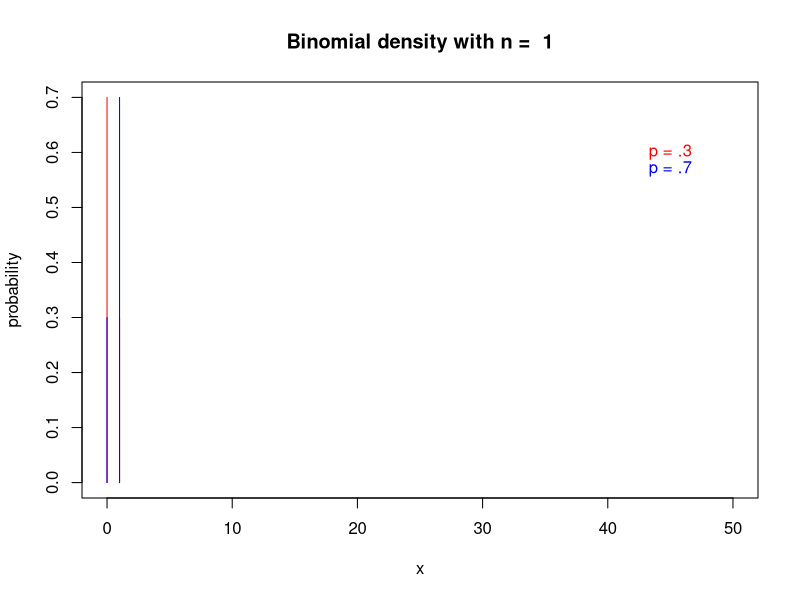
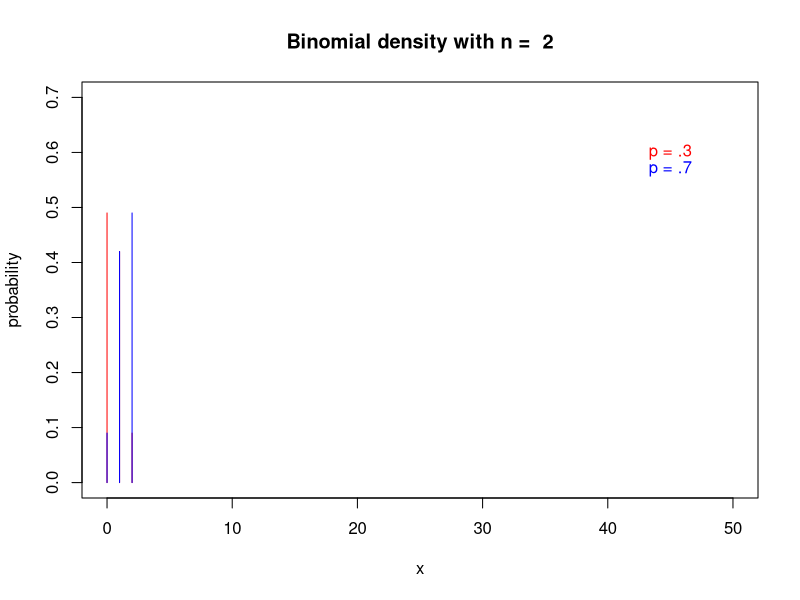
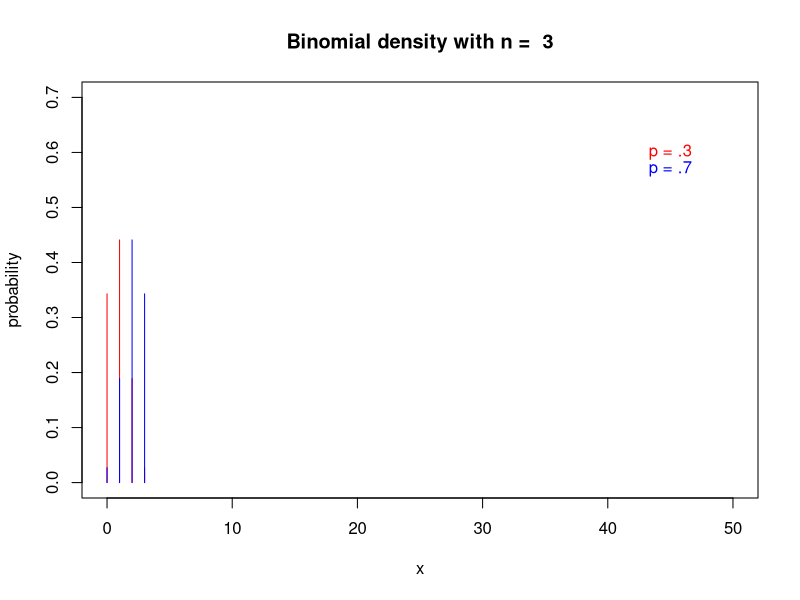
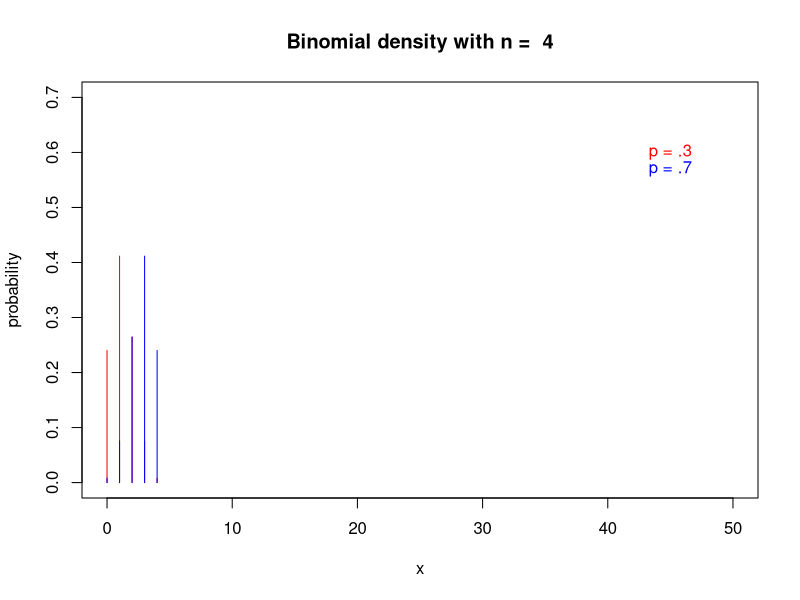
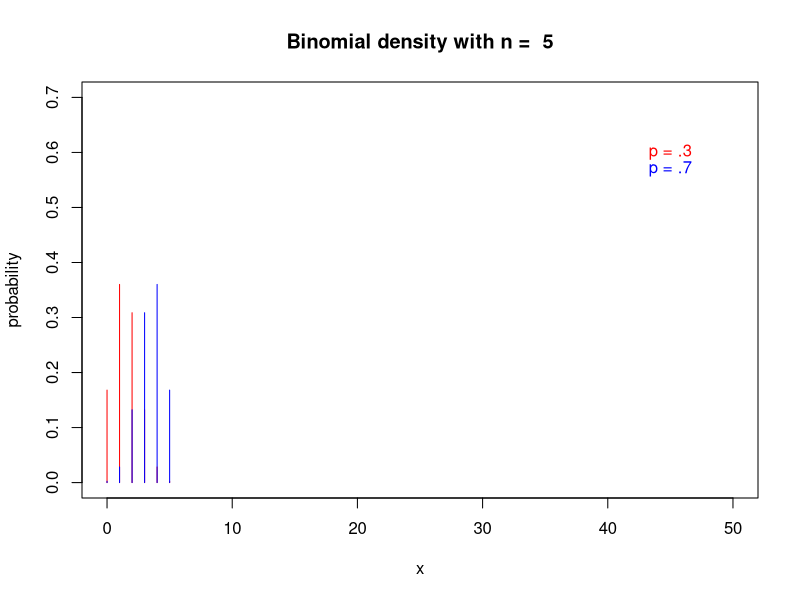
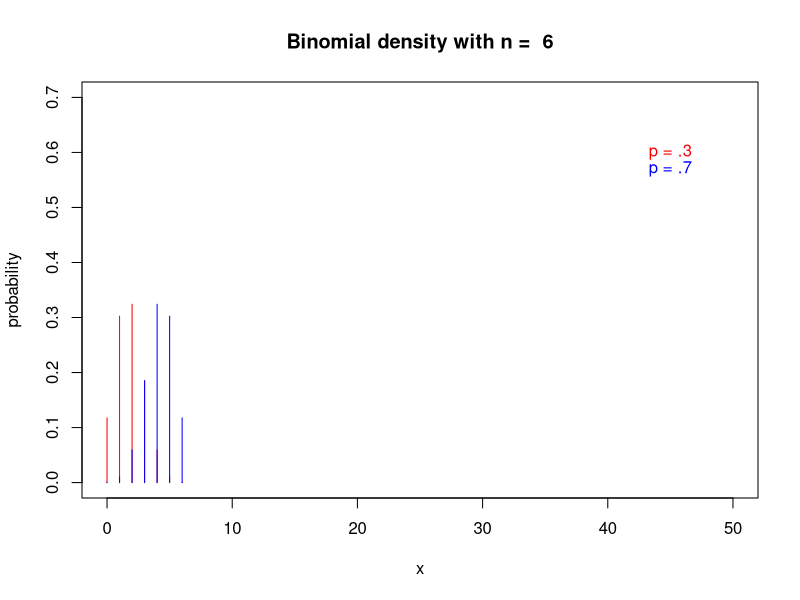
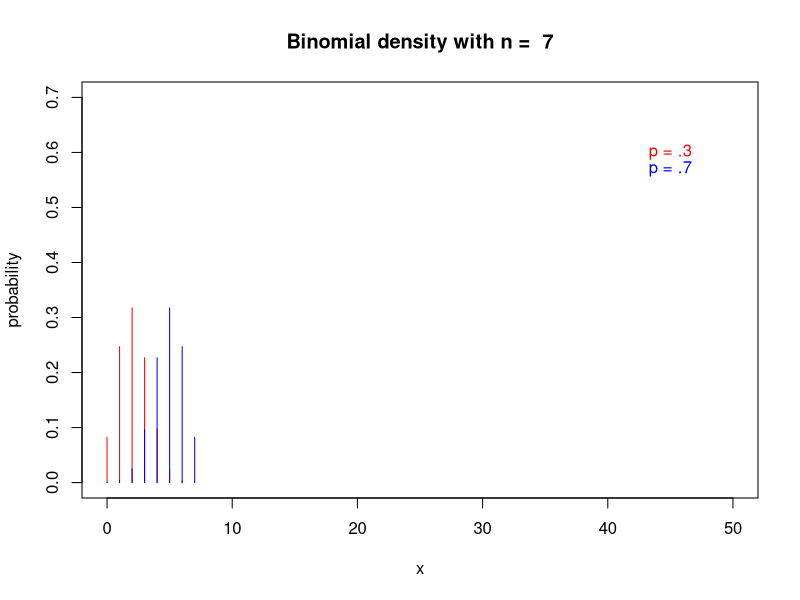
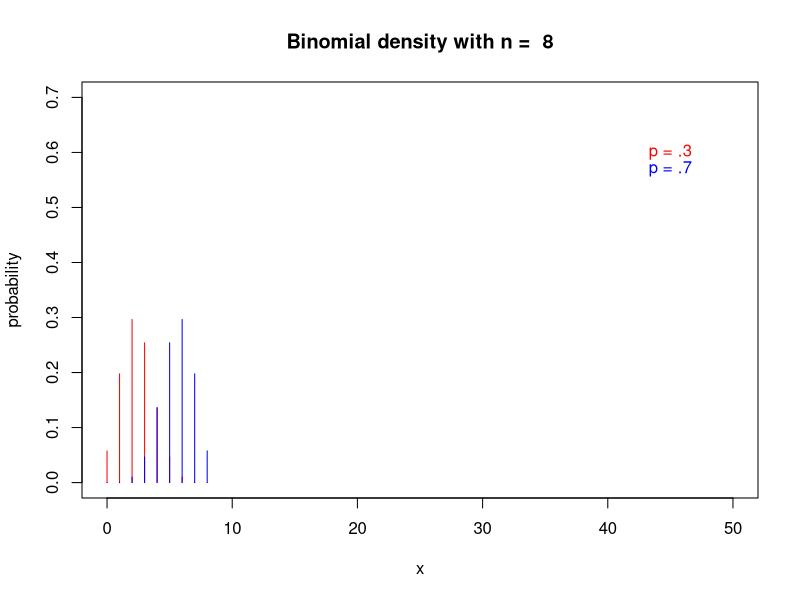

R code for these plots, in order: (Note: this script raises an error after producing the figures.)
frames = 50

for(i in 1:frames){
  # creating a name for each plot file with leading zeros
  if (i < 10) {name = paste('000',i,'plot.png',sep='')}
  if (i < 100 && i >= 10) {name = paste('00',i,'plot.png', sep='')}
  if (i >= 100) {name = paste('0', i,'plot.png', sep='')}
  
  x = seq(0, i, 1)
  f.3 = dbinom(x, size = i, prob=.3)
  f.7 = dbinom(x, size = i, prob=.7)
  
  #saves the plot as a .png file in the working directory
  png(name)
  plot(x, f.3, type='h', xlim = c(0,frames), ylim = c(0,.7), ylab ='probability',   main = paste('Binomial density with n = ', i), col = 'red')
  lines(x,f.7,type='h',col='blue')
  text(45, .6, 'p = .3', col='red')
  text(45, .6, 'p = .7', col='blue', pos=1)
  dev.off()
}